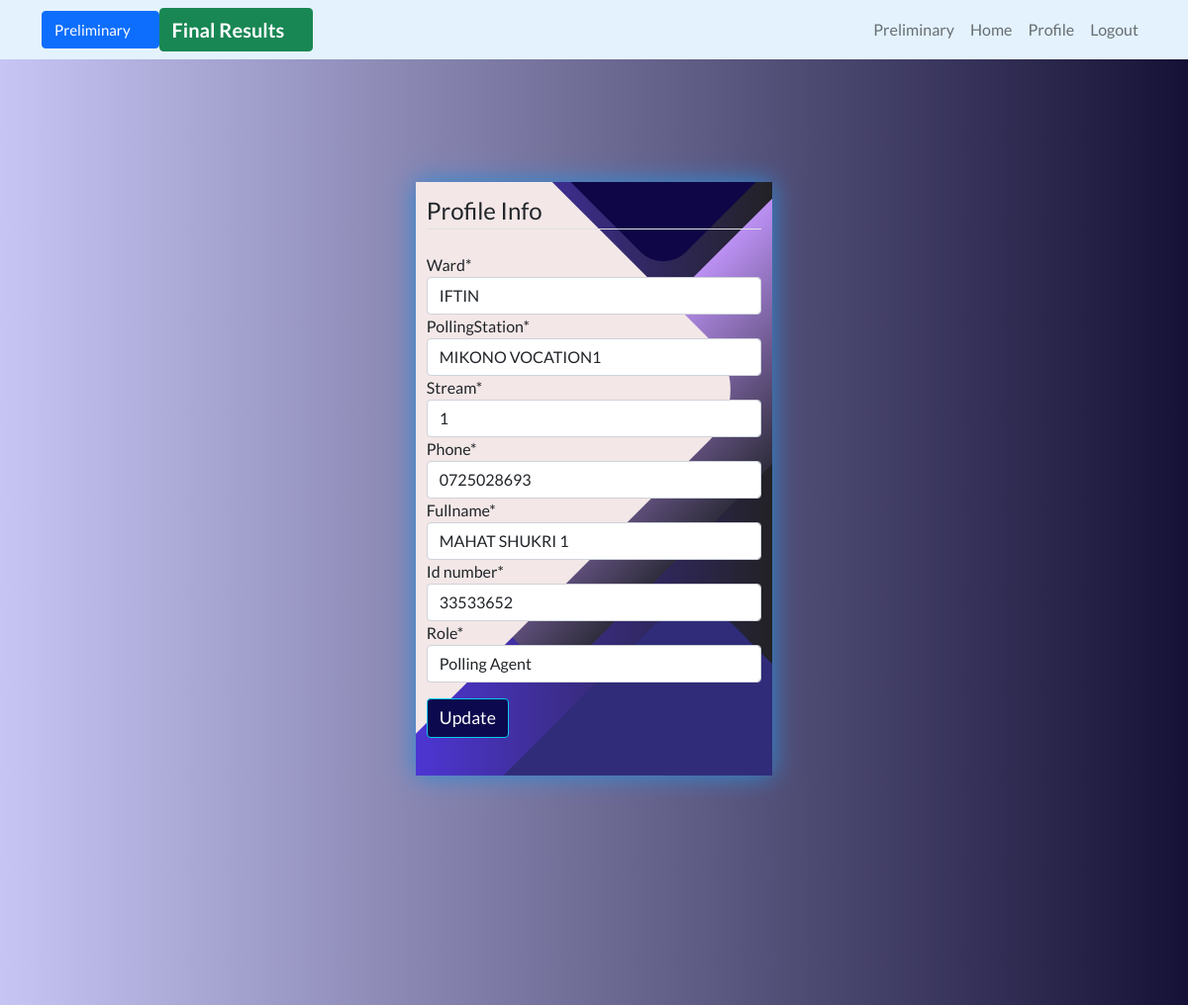
Before: /profile/ (signed in) with the older database file.
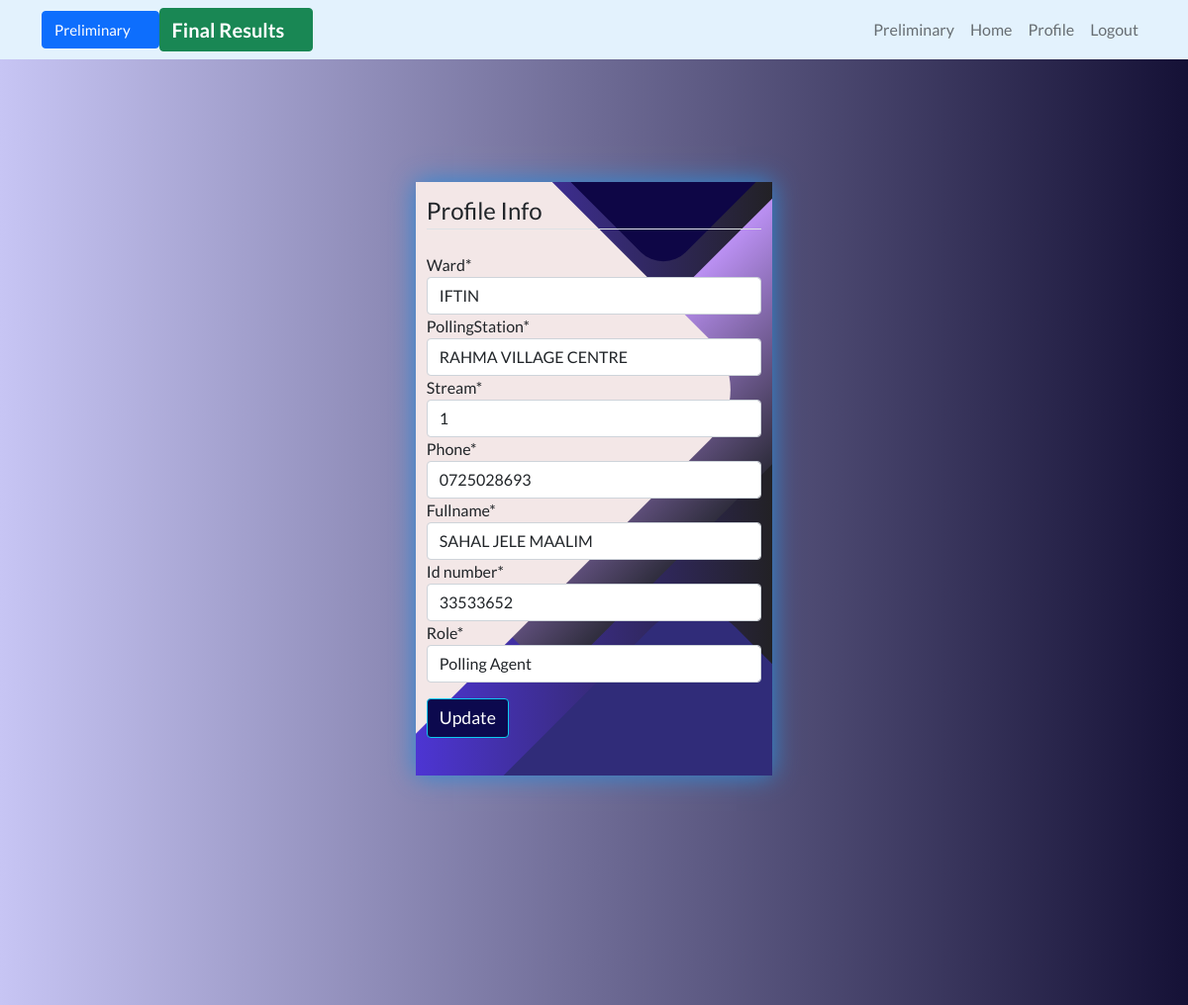
After: the same page with the newer database file.
### users/models.py (models this page shows, shortened)
class Profile(models.Model):
    user = models.OneToOneField(User, on_delete=models.CASCADE)
    ward = models.CharField(max_length=50,choices=WARDS)
    pollingStation = models.CharField(max_length=50)
    stream = models.CharField( max_length=50, choices=STREAMS)
    phone = models.CharField(max_length=50)
    fullname = models.CharField(max_length=50)
    id_number = models.CharField(max_length=50)
    role = models.CharField(max_length=50,choices=AGENT_ROLE, default='Polling Agent')

### users/views.py (the view)
# urls.py: path('profile/', user_views.profile, name='profile'),
@login_required
def profile(request):
    if request.method == 'POST':
        profile_update_form = ProfileUpdateForm(request.POST, request.FILES, instance=request.user.profile)
        if profile_update_form.is_valid():
            profile_update_form.save()
            messages.success(request, f'Your account has been updated!')
            return redirect('home')
    else:
        profile_update_form = ProfileUpdateForm(instance=request.user.profile)
    context = {
        'profile_update_form': profile_update_form
    }
    return render(request, 'users/update.html', context)

### users/forms.py
class ProfileUpdateForm(forms.ModelForm):
    class Meta:
        model = Profile
        fields = ['ward', 'pollingStation','stream', 'phone', 'fullname', 'id_number', 'role']

### users/templates/users/update.html (shortened to what this page needs)
{% extends 'users/base.html' %}
{% load crispy_forms_tags %}
{% block content %}
<div class="container1">
    <div class="screen">
        <div class="screen__content">
            <form method="POST" enctype="multipart/form-data">
                <fieldset class="form-group">
                    <legend class="border-bottom mb-4">Profile Info</legend>
                    {{ profile_update_form|crispy }}
                </fieldset>
                <div class="form-group mt-3 classic">
                    <button class="btn btn-outline-info" type="submit">Update</button>
                </div>
            </form>
        </div>
        <div class="screen__background">
            <span class="screen__background__shape screen__background__shape4"></span>
            <span class="screen__background__shape screen__background__shape2"></span>
            <span class="screen__background__shape screen__background__shape1"></span>
        </div>
    </div>
</div>
{% endblock content %}

Changed rows visible on the page:
changed Profile "IFTIN": pollingStation "MIKONO VOCATION1" → "RAHMA VILLAGE CENTRE"; fullname "MAHAT SHUKRI 1" → "SAHAL JELE MAALIM"
